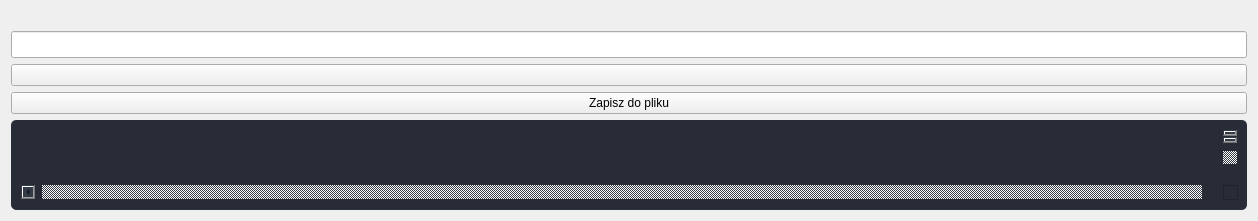
                  <widget class="QWidget" name="tabWidgetPage3">
                   <attribute name="icon">
                    <iconset>
                     <normaloff>zdjecia/payment-payu-money-card-51321.png</normaloff>zdjecia/payment-payu-money-card-51321.png</iconset>
                   </attribute>
                   <attribute name="title">
                    <string/>
                   </attribute>
                   <layout class="QVBoxLayout" name="verticalLayout_5">
                    <item alignment="Qt::AlignHCenter|Qt::AlignVCenter">
                     <widget class="QLabel" name="label_5">
                      <property name="text">
                       <string/>
                      </property>
                      <property name="pixmap">
                       <pixmap>zdjecia/obrazekpaju.png</pixmap>
                      </property>
                     </widget>
                    </item>
                    <item>
                     <widget class="QLineEdit" name="lineEdit_13">
                      <property name="font">
                       <font>
                        <pointsize>12</pointsize>
                       </font>
                      </property>
                      <property name="clearButtonEnabled">
                       <bool>true</bool>
                      </property>
                     </widget>
                    </item>
                    <item>
                     <widget class="QPushButton" name="pushButton_29">
                      <property name="text">
                       <string/>
                      </property>
                      <property name="icon">
                       <iconset>
                        <normaloff>zdjecia/Jommans-Briefness-Search.ico</normaloff>zdjecia/Jommans-Briefness-Search.ico</iconset>
                      </property>
                      <property name="iconSize">
                       <size>
                        <width>30</width>
                        <height>30</height>
                       </size>
                      </property>
                     </widget>
                    </item>
                    <item>
                     <widget class="QPushButton" name="pushButton_6">
                      <property name="text">
                       <string>Zapisz do pliku</string>
                      </property>
                      <property name="icon">
                       <iconset>
                        <normaloff>zdjecia/excel-icon1.png</normaloff>zdjecia/excel-icon1.png</iconset>
                      </property>
                      <property name="iconSize">
                       <size>
                        <width>30</width>
                        <height>30</height>
                       </size>
                      </property>
                     </widget>
                    </item>
                    <item>
                     <widget class="QTableWidget" name="tableWidget_7">
                      <property name="enabled">
                       <bool>true</bool>
                      </property>
                      <property name="sizePolicy">
                       <sizepolicy hsizetype="Expanding" vsizetype="Expanding">
                        <horstretch>0</horstretch>
                        <verstretch>0</verstretch>
                       </sizepolicy>
                      </property>
                      <property name="palette">
                       <palette>
                        <active>
                         <colorrole role="WindowText">
                          <brush brushstyle="SolidPattern">
                           <color alpha="255">
                            <red>210</red>
                            <green>210</green>
                            <blue>210</blue>
                           </color>
                          </brush>
                         </colorrole>
                         <colorrole role="Button">
                          <brush brushstyle="SolidPattern">
                           <color alpha="255">
                            <red>39</red>
                            <green>44</green>
                            <blue>54</blue>
                           </color>
                          </brush>
                         </colorrole>
                         <colorrole role="Text">
                          <brush brushstyle="SolidPattern">
                           <color alpha="255">
                            <red>210</red>
                            <green>210</green>
                            <blue>210</blue>
                           </color>
                          </brush>
                         </colorrole>
                         <colorrole role="ButtonText">
                          <brush brushstyle="SolidPattern">
                           <color alpha="255">
                            <red>210</red>
                            <green>210</green>
                            <blue>210</blue>
                           </color>
                          </brush>
                         </colorrole>
                         <colorrole role="Base">
                          <brush brushstyle="SolidPattern">
                           <color alpha="255">
                            <red>39</red>
                            <green>44</green>
                            <blue>54</blue>
                           </color>
                          </brush>
                         </colorrole>
                         <colorrole role="Window">
                          <brush brushstyle="SolidPattern">
                           <color alpha="255">
                            <red>39</red>
                            <green>44</green>
                            <blue>54</blue>
                           </color>
                          </brush>
                         </colorrole>
                        </active>
                        <inactive>
                         <colorrole role="WindowText">
                          <brush brushstyle="SolidPattern">
                           <color alpha="255">
                            <red>210</red>
                            <green>210</green>
                            <blue>210</blue>
                           </color>
                          </brush>
                         </colorrole>
                         <colorrole role="Button">
                          <brush brushstyle="SolidPattern">
                           <color alpha="255">
                            <red>39</red>
                            <green>44</green>
                            <blue>54</blue>
                           </color>
                          </brush>
                         </colorrole>
                         <colorrole role="Text">
                          <brush brushstyle="SolidPattern">
                           <color alpha="255">
                            <red>210</red>
                            <green>210</green>
                            <blue>210</blue>
                           </color>
                          </brush>
                         </colorrole>
                         <colorrole role="ButtonText">
                          <brush brushstyle="SolidPattern">
                           <color alpha="255">
                            <red>210</red>
                            <green>210</green>
                            <blue>210</blue>
                           </color>
                          </brush>
                         </colorrole>
                         <colorrole role="Base">
                          <brush brushstyle="SolidPattern">
                           <color alpha="255">
                            <red>39</red>
                            <green>44</green>
                            <blue>54</blue>
                           </color>
                          </brush>
                         </colorrole>
                         <colorrole role="Window">
                          <brush brushstyle="SolidPattern">
                           <color alpha="255">
                            <red>39</red>
                            <green>44</green>
                            <blue>54</blue>
                           </color>
                          </brush>
                         </colorrole>
                        </inactive>
                        <disabled>
                         <colorrole role="WindowText">
                          <brush brushstyle="SolidPattern">
                           <color alpha="255">
                            <red>210</red>
                            <green>210</green>
                            <blue>210</blue>
                           </color>
                          </brush>
                         </colorrole>
                         <colorrole role="Button">
                          <brush brushstyle="SolidPattern">
                           <color alpha="255">
                            <red>39</red>
                            <green>44</green>
                            <blue>54</blue>
                           </color>
                          </brush>
                         </colorrole>
                         <colorrole role="Text">
                          <brush brushstyle="SolidPattern">
                           <color alpha="255">
                            <red>210</red>
                            <green>210</green>
                            <blue>210</blue>
                           </color>
                          </brush>
                         </colorrole>
                         <colorrole role="ButtonText">
                          <brush brushstyle="SolidPattern">
                           <color alpha="255">
                            <red>210</red>
                            <green>210</green>
                            <blue>210</blue>
                           </color>
                          </brush>
                         </colorrole>
                         <colorrole role="Base">
                          <brush brushstyle="SolidPattern">
                           <color alpha="255">
                            <red>39</red>
                            <green>44</green>
                            <blue>54</blue>
                           </color>
                          </brush>
                         </colorrole>
                         <colorrole role="Window">
                          <brush brushstyle="SolidPattern">
                           <color alpha="255">
                            <red>39</red>
                            <green>44</green>
                            <blue>54</blue>
                           </color>
                          </brush>
                         </colorrole>
                        </disabled>
                       </palette>
                      </property>
                      <property name="styleSheet">
                       <string notr="true">QTableWidget {	
	background-color: rgb(39, 44, 54);
	padding: 10px;
	border-radius: 5px;
	gridline-color: rgb(44, 49, 60);
	border-bottom: 1px solid rgb(44, 49, 60);
}
QTableWidget::item{
	border-color: rgb(44, 49, 60);
	padding-left: 5px;
	padding-right: 5px;
	gridline-color: rgb(44, 49, 60);
}
QTableWidget::item:selected{
	background-color: rgb(85, 170, 255);
}
QScrollBar:horizontal {
    border: none;
    background: rgb(52, 59, 72);
    height: 14px;
    margin: 0px 21px 0 21px;
	border-radius: 0px;
}
 QScrollBar:vertical {
	border: none;
    background: rgb(52, 59, 72);
    width: 14px;
    margin: 21px 0 21px 0;
	border-radius: 0px;
 }
QHeaderView::section{
	Background-color: rgb(39, 44, 54);
	max-width: 30px;
	border: 1px solid rgb(44, 49, 60);
	border-style: none;
    border-bottom: 1px solid rgb(44, 49, 60);
    border-right: 1px solid rgb(44, 49, 60);
}
QTableWidget::horizontalHeader {	
	background-color: rgb(81, 255, 0);
}
QHeaderView::section:horizontal
{
    border: 1px solid rgb(32, 34, 42);
	background-color: rgb(27, 29, 35);
	padding: 3px;
	border-top-left-radius: 7px;
    border-top-right-radius: 7px;
}
QHeaderView::section:vertical
{
    border: 1px solid rgb(44, 49, 60);
}
</string>
                      </property>
                      <property name="frameShape">
                       <enum>QFrame::NoFrame</enum>
                      </property>
                      <property name="frameShadow">
                       <enum>QFrame::Plain</enum>
                      </property>
                      <property name="verticalScrollBarPolicy">
                       <enum>Qt::ScrollBarAlwaysOn</enum>
                      </property>
                      <property name="horizontalScrollBarPolicy">
                       <enum>Qt::ScrollBarAlwaysOn</enum>
                      </property>
                      <property name="sizeAdjustPolicy">
                       <enum>QAbstractScrollArea::AdjustToContentsOnFirstShow</enum>
                      </property>
                      <property name="editTriggers">
                       <set>QAbstractItemView::NoEditTriggers</set>
                      </property>
                      <property name="alternatingRowColors">
                       <bool>false</bool>
                      </property>
                      <property name="selectionMode">
                       <enum>QAbstractItemView::SingleSelection</enum>
                      </property>
                      <property name="selectionBehavior">
                       <enum>QAbstractItemView::SelectRows</enum>
                      </property>
                      <property name="showGrid">
                       <bool>true</bool>
                      </property>
                      <property name="gridStyle">
                       <enum>Qt::SolidLine</enum>
                      </property>
                      <property name="sortingEnabled">
                       <bool>false</bool>
                      </property>
                      <attribute name="horizontalHeaderVisible">
                       <bool>false</bool>
                      </attribute>
                      <attribute name="horizontalHeaderCascadingSectionResizes">
                       <bool>true</bool>
                      </attribute>
                      <attribute name="horizontalHeaderDefaultSectionSize">
                       <number>200</number>
                      </attribute>
                      <attribute name="horizontalHeaderShowSortIndicator" stdset="0">
                       <bool>true</bool>
                      </attribute>
                      <attribute name="horizontalHeaderStretchLastSection">
                       <bool>true</bool>
                      </attribute>
                      <attribute name="verticalHeaderVisible">
                       <bool>false</bool>
                      </attribute>
                      <attribute name="verticalHeaderCascadingSectionResizes">
                       <bool>false</bool>
                      </attribute>
                      <attribute name="verticalHeaderHighlightSections">
                       <bool>false</bool>
                      </attribute>
                      <attribute name="verticalHeaderStretchLastSection">
                       <bool>true</bool>
                      </attribute>
                      <column>
                       <property name="text">
                        <string>Data wpływu na konto</string>
                       </property>
                      </column>
                      <column>
                       <property name="text">
                        <string>Kwota całościowa</string>
                       </property>
                      </column>
                      <column>
                       <property name="text">
                        <string>FV</string>
                       </property>
                      </column>
                      <column>
                       <property name="text">
                        <string>Kwota wpływu</string>
                       </property>
                      </column>
                      <column>
                       <property name="text">
                        <string>Nick</string>
                       </property>
                      </column>
                      <column>
                       <property name="text">
                        <string>List przewozowy</string>
                       </property>
                      </column>
                     </widget>
                    </item>
                   </layout>
                  </widget>
